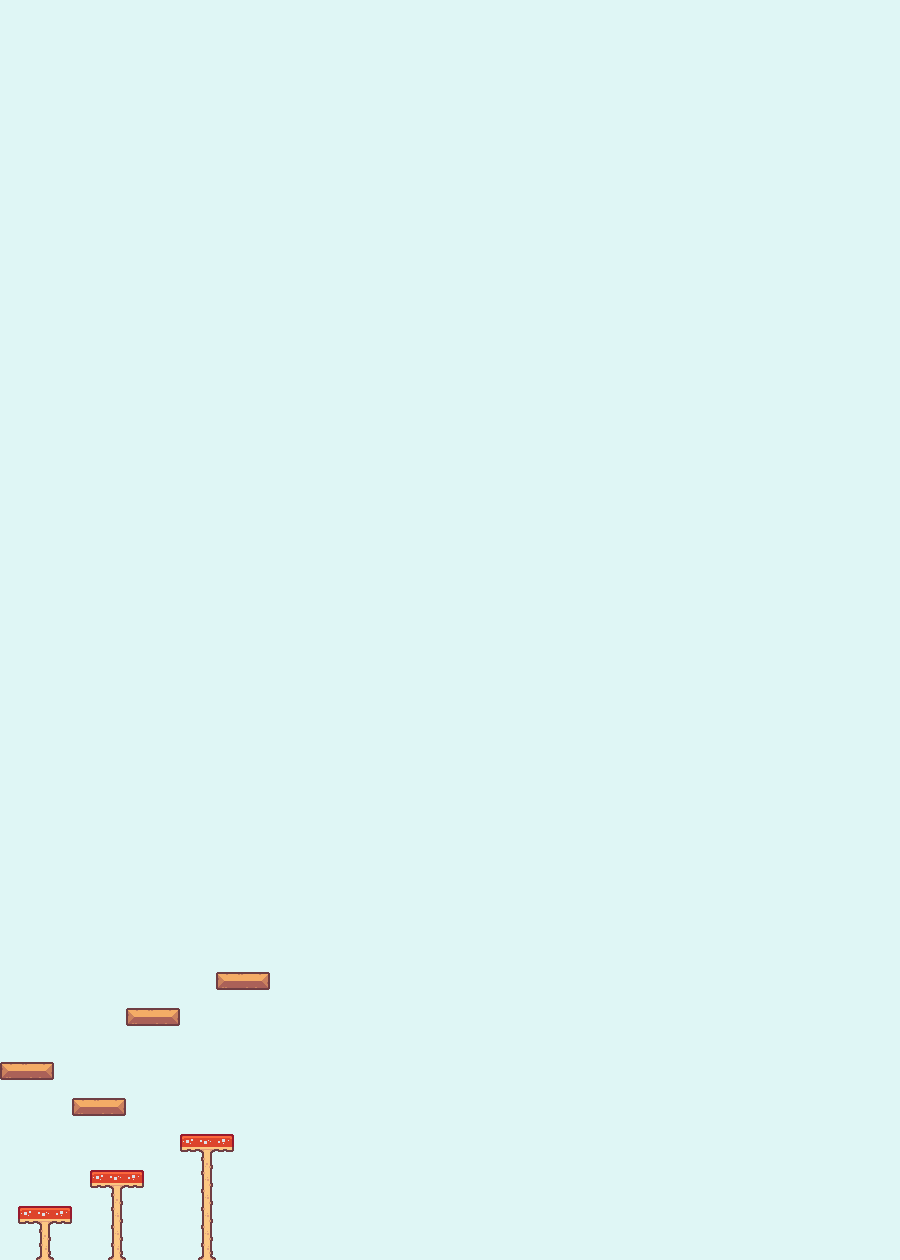

Rendered tile map (Tiled .tmx) drawn with the repository's tilesets; below, a short description and the map source with its tile grids summarised:
An orthogonal 50x70 tile map with 18x18 px tiles, 2 tile layers (Fondo, Capa de patrones 2) and 12 objects.

<map version="1.2" tiledversion="1.2.4" orientation="orthogonal" renderorder="right-down" width="50" height="70" tilewidth="18" tileheight="18" infinite="0" nextlayerid="4" nextobjectid="15">
 <tileset firstgid="1" source="Terrenos.tsx" />
 <layer id="1" name="Fondo" width="50" height="70">
  <data>[3500 cells, 3500 non-empty, 1 distinct tile ids]</data>
 </layer>
 <layer id="2" name="Capa de patrones 2" width="50" height="70">
  <data>[3500 cells, 33 non-empty, 9 distinct tile ids]</data>
 </layer>
 <objectgroup id="3" name="Suelo">
  <object id="2" x="18" y="1206" width="54" height="18">
   <properties>
    <property name="name" value="Solid" />
   </properties>
  </object>
  <object id="3" x="90" y="1170" width="54" height="18">
   <properties>
    <property name="name" value="Solid" />
   </properties>
  </object>
  <object id="4" x="180" y="1134" width="54" height="18">
   <properties>
    <property name="name" value="Solid" />
   </properties>
  </object>
  <object id="5" x="72" y="1098" width="54" height="18">
   <properties>
    <property name="name" value="Solid" />
   </properties>
  </object>
  <object id="6" x="0" y="1062" width="54" height="18">
   <properties>
    <property name="name" value="Solid" />
   </properties>
  </object>
  <object id="7" x="126" y="1008" width="54" height="18">
   <properties>
    <property name="name" value="Solid" />
   </properties>
  </object>
  <object id="8" x="216" y="972" width="54" height="18">
   <properties>
    <property name="name" value="Solid" />
   </properties>
  </object>
  <object id="9" x="288" y="1116" width="216" height="90">
   <properties>
    <property name="name" value="Solid" />
   </properties>
  </object>
  <object id="11" x="234" y="918" width="18" height="18">
   <properties>
    <property name="name" value="Inicio" />
   </properties>
  </object>
  <object id="12" gid="146" x="198" y="1134" width="18" height="18" />
  <object id="13" gid="146" x="162" y="1008" width="18" height="18" />
  <object id="14" gid="146" x="216" y="972" width="18" height="18" />
 </objectgroup>
</map>
